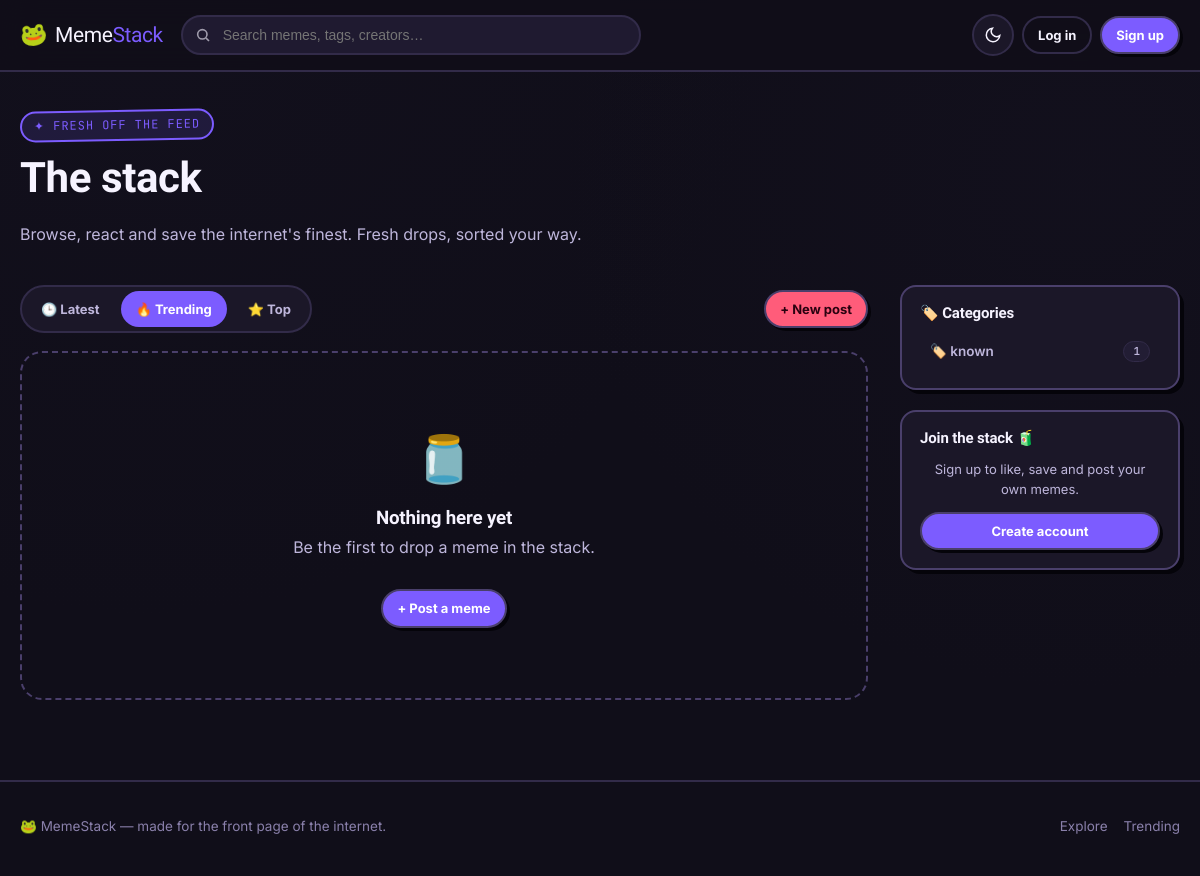
The page /?sort=trending on the database as committed earlier.
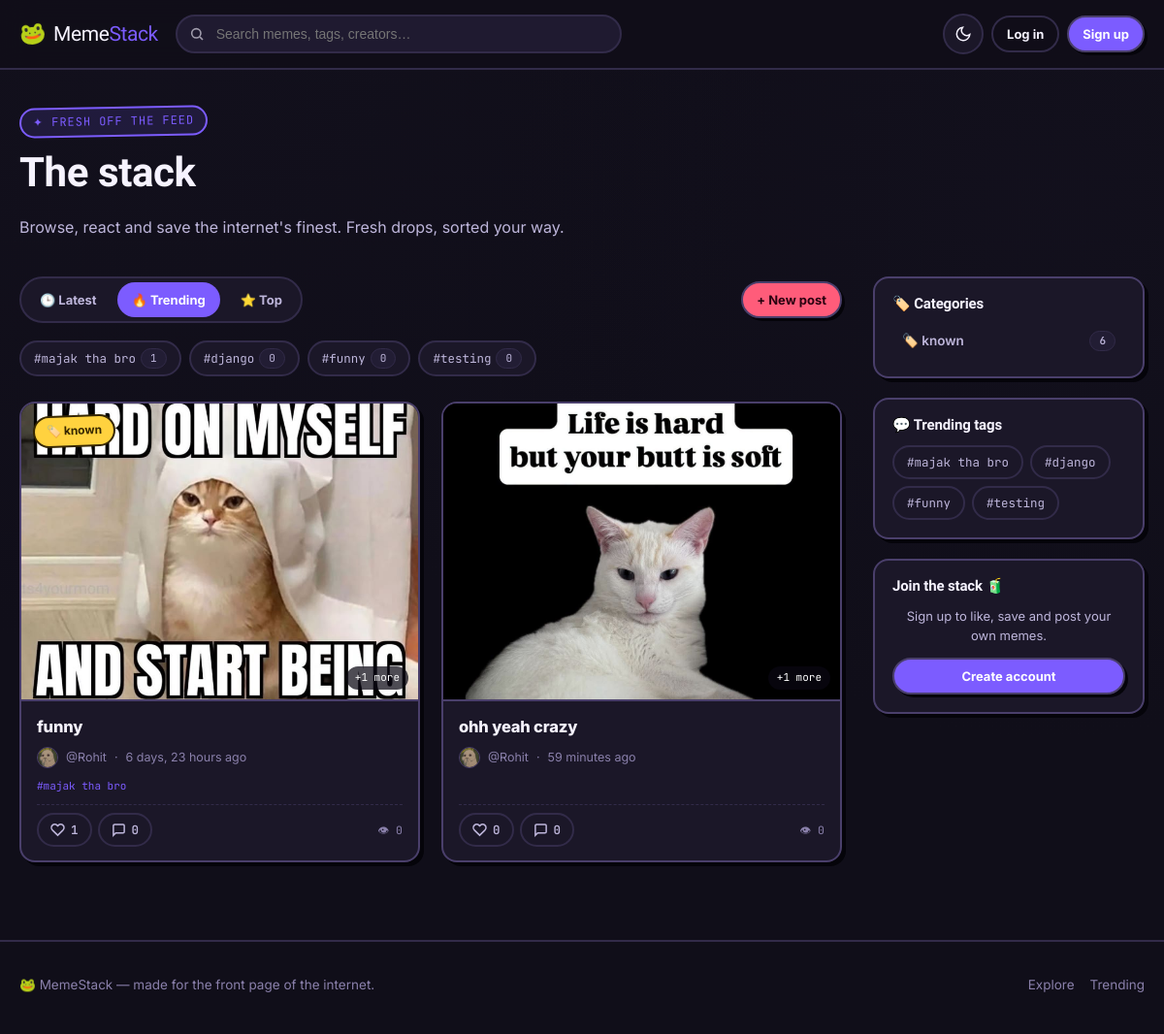
The same page on the database as committed later.
### blog/models.py (models this page shows, shortened)
class Category(models.Model):
    name = models.CharField(
        max_length=100,
        unique=True
    )
    icon = models.CharField(
        max_length=10,
        blank=True,
        default="🏷️",
        help_text="An emoji used as the category icon."
    )
    class Meta:
        verbose_name_plural = "Categories"
        ordering = ["name"]

class Tag(models.Model):
    name = models.CharField(
        max_length=50,
        unique=True
    )
    slug = models.SlugField(
        max_length=60,
        unique=True,
        blank=True
    )
    class Meta:
        ordering = ["name"]

class Post(models.Model):
    author = models.ForeignKey(
        User,
        on_delete=models.CASCADE,
        related_name="posts"
    )
    category = models.ForeignKey(
        Category,
        on_delete=models.SET_NULL,
        null=True,
        blank=True,
        related_name="posts"
    )
    tags = models.ManyToManyField(
        Tag,
        related_name="posts",
        blank=True
    )
    title = models.CharField(
        max_length=200
    )
    content = models.TextField()
    image = models.ImageField(
        upload_to="post_images/",
        blank=True,
        null=True
    )
    created_at = models.DateTimeField(
        auto_now_add=True
    )
    updated_at = models.DateTimeField(
        auto_now=True
    )
    likes = models.ManyToManyField(
        User,
        related_name="liked_posts",
        blank=True
    )
    saved_by = models.ManyToManyField(
        User,
        related_name="saved_posts",
        blank=True
    )
    views = models.PositiveIntegerField(
        default=0
    )
    class Meta:
        ordering = ["-created_at"]
    @property
    def like_count(self):
        return self.likes.count()
    @property
    def comment_count(self):
        return self.comments.count()

### users/models.py (models this page shows, shortened)
class Profile(models.Model):
    user = models.OneToOneField(
        User,
        on_delete=models.CASCADE
    )
    profile_image = models.ImageField(
        upload_to="profile_images/",
        default="profile_images/default.png",
        blank=True,
        null=True
    )
    banner_image = models.ImageField(
        upload_to="profile_banners/",
        blank=True,
        null=True
    )
    bio = models.TextField(blank=True)
    location = models.CharField(
        max_length=100,
        blank=True
    )
    website = models.URLField(blank=True)
    github = models.URLField(blank=True)
    linkedin = models.URLField(blank=True)
    created_at = models.DateTimeField(
        auto_now_add=True
    )
    updated_at = models.DateTimeField(
        auto_now=True
    )

### blog/views.py (the view, shortened to what this page needs)
# urls.py: path("", views.home, name="home"),
def home(request):
    query = request.GET.get("q", "").strip()
    sort = request.GET.get("sort", "latest")
    category_id = request.GET.get("category", "")
    posts = Post.objects.select_related("author", "author__profile", "category").prefetch_related(
        "tags", "likes", "saved_by", "media"
    )
    if category_id:
        posts = posts.filter(category_id=category_id)
    if sort == "top":
        posts = posts.annotate(like_total=Count("likes", distinct=True)).order_by(
            "-like_total", "-created_at"
        )
    elif sort == "trending":
        since = timezone.now() - timedelta(days=7)
        posts = posts.filter(created_at__gte=since).annotate(
            like_total=Count("likes", distinct=True)
        ).order_by("-like_total", "-created_at")
    elif sort == "following" and request.user.is_authenticated:
        following_ids = request.user.following.values_list("following_id", flat=True)
        posts = posts.filter(author_id__in=following_ids).order_by("-created_at")
    else:
        sort = "latest"
        posts = posts.order_by("-created_at")
    paginator = Paginator(posts, POSTS_PER_PAGE)
    page_number = request.GET.get("page")
    posts = paginator.get_page(page_number)
    trending_tags = Tag.objects.annotate(
        post_total=Count("posts")
    ).order_by("-post_total")[:10]
    context = {
        "title": "MemeStack",
        "posts": posts,
        "query": query,
        "sort": sort,
        "categories": Category.objects.all(),
        "selected_category": category_id,
        "trending_tags": trending_tags,
    }
    return render(request, "home.html", context)

### blog/templates/home.html (shortened to what this page needs)
{% extends "base.html" %}
{% block content %}
<div class="page-head">
    <span class="eyebrow">✦ fresh off the feed</span>
    <h1>
        {% if query %}Results for "{{ query }}"{% else %}The stack{% endif %}
    </h1>
    <p class="lead">
        {% if query %}
            {{ posts.paginator.count }} meme{{ posts.paginator.count|pluralize }} matching your search.
        {% else %}
            Browse, react and save the internet's finest. Fresh drops, sorted your way.
        {% endif %}
    </p>
</div>
<div class="feed-layout">
    <div>
        <div class="filter-bar">
            <div class="sort-tabs">
                <a href="?sort=latest{% if query %}&q={{ query }}{% endif %}{% if selected_category %}&category={{ selected_category }}{% endif %}" class="{% if sort == 'latest' %}is-active{% endif %}">🕒 Latest</a>
                <a href="?sort=trending{% if query %}&q={{ query }}{% endif %}{% if selected_category %}&category={{ selected_category }}{% endif %}" class="{% if sort == 'trending' %}is-active{% endif %}">🔥 Trending</a>
                <a href="?sort=top{% if query %}&q={{ query }}{% endif %}{% if selected_category %}&category={{ selected_category }}{% endif %}" class="{% if sort == 'top' %}is-active{% endif %}">⭐ Top</a>
            </div>
            <a href="{% url 'create_post' %}" class="btn btn-coral btn-sm">+ New post</a>
        </div>
        {% if trending_tags %}
            <div class="tag-row">
                {% for tag in trending_tags|slice:":8" %}
                    <a href="{% url 'tag_posts' tag.slug %}" class="chip">#{{ tag.name }} <span class="badge-count">{{ tag.post_total }}</span></a>
                {% endfor %}
            </div>
        {% endif %}
        {% if posts %}
            <div class="feed-grid">
                {% for post in posts %}
                    {% include "partials/post_card.html" %}
                {% endfor %}
            </div>
        {% else %}
            <div class="empty-state">
                <span class="emoji">
                    {% if sort == 'following' %}👀{% else %}🫙{% endif %}
                </span>
                <h3>
                    {% if query %}No memes found{% elif sort == 'following' %}Your following feed is empty{% else %}Nothing here yet{% endif %}
                </h3>
                <p>
                    {% if query %}
                        Try a different search term or browse the latest instead.
                    {% elif sort == 'following' %}
                        Follow some creators to see their memes here.
                    {% else %}
                        Be the first to drop a meme in the stack.
                    {% endif %}
                </p>
                <a href="{% url 'create_post' %}" class="btn btn-primary btn-sm" style="margin-top:14px;">+ Post a meme</a>
            </div>
        {% endif %}
    </div>
    <aside class="sidebar">
        <div class="sidebar-card sticker">
            <h3>🏷️ Categories</h3>
            <div class="category-list">
                {% for category in categories %}
                    <a href="{% url 'category_posts' category.id %}">
                        <span>{{ category.icon }} {{ category.name }}</span>
                        <span class="badge-count">{{ category.posts.count }}</span>
                    </a>
                {% empty %}
                    <p class="text-faint" style="font-size:13px;">No categories yet.</p>
                {% endfor %}
            </div>
        </div>
        {% if trending_tags %}
            <div class="sidebar-card sticker">
                <h3>💬 Trending tags</h3>
                <div class="tag-cloud">
                    {% for tag in trending_tags %}
                        <a href="{% url 'tag_posts' tag.slug %}" class="chip">#{{ tag.name }}</a>
                    {% endfor %}
                </div>
            </div>
        {% endif %}
        {% if not user.is_authenticated %}
            <div class="sidebar-card sticker" style="text-align:center;">
                <h3>Join the stack 🧃</h3>
                <p class="text-soft" style="font-size:13px;">Sign up to like, save and post your own memes.</p>
                <a href="{% url 'register' %}" class="btn btn-primary btn-block btn-sm">Create account</a>
            </div>
        {% endif %}
    </aside>
</div>
{% endblock %}

### blog/templates/partials/post_card.html (shortened to what this page needs)
{% load static %}
<article class="post-card sticker sticker--interactive" data-post-card>
    <a class="post-card-media" href="{% url 'post_detail' post.id %}">
        {% if post.image %}
            <img src="{{ post.image.url }}" alt="{{ post.title }}" loading="lazy">
        {% else %}
            <div class="no-image">🖼️</div>
        {% endif %}
        {% if post.category %}
            <span class="post-card-badge">
                <span class="badge-category">{{ post.category.icon }} {{ post.category.name }}</span>
            </span>
        {% endif %}
        {% if post.media.count %}
            <span class="media-count">+{{ post.media.count }} more</span>
        {% endif %}
    </a>
    <div class="post-card-body">
        <h3 class="post-card-title">
            <a href="{% url 'post_detail' post.id %}">{{ post.title }}</a>
        </h3>
        <div class="post-card-meta">
            <img src="{{ post.author.profile.profile_image.url }}" alt="">
            <a href="{% url 'public_profile' post.author.username %}">@{{ post.author.username }}</a>
            <span>·</span>
            <span>{{ post.created_at|timesince }} ago</span>
        </div>
        {% if post.tags.all %}
            <div class="post-card-tags">
                {% for tag in post.tags.all|slice:":3" %}
                    <a href="{% url 'tag_posts' tag.slug %}">#{{ tag.name }}</a>
                {% endfor %}
            </div>
        {% endif %}
        <div class="post-card-footer">
            <div class="stamp-row">
                {% if user.is_authenticated %}
                    <button
                        type="button"
                        class="stamp-btn {% if user in post.likes.all %}is-active{% endif %}"
                        data-like-url="{% url 'like_post' post.id %}"
                        data-post-id="{{ post.id }}"
                        aria-label="Like this post"
                    >
                        <svg viewBox="0 0 24 24" fill="none" stroke="currentColor" stroke-width="2.4"><path d="M20.8 4.6a5.5 5.5 0 0 0-7.8 0L12 5.6l-1-1a5.5 5.5 0 0 0-7.8 7.8l1 1L12 21l7.8-7.6 1-1a5.5 5.5 0 0 0 0-7.8Z"/></svg>
                        <span data-like-count="{{ post.id }}">{{ post.like_count }}</span>
                    </button>
                {% else %}
                    <a href="{% url 'login' %}" class="stamp-btn" aria-label="Log in to like">
                        <svg viewBox="0 0 24 24" fill="none" stroke="currentColor" stroke-width="2.4"><path d="M20.8 4.6a5.5 5.5 0 0 0-7.8 0L12 5.6l-1-1a5.5 5.5 0 0 0-7.8 7.8l1 1L12 21l7.8-7.6 1-1a5.5 5.5 0 0 0 0-7.8Z"/></svg>
                        <span>{{ post.like_count }}</span>
                    </a>
                {% endif %}
                <a href="{% url 'post_detail' post.id %}#comments" class="stamp-btn" aria-label="View comments">
                    <svg viewBox="0 0 24 24" fill="none" stroke="currentColor" stroke-width="2.4"><path d="M21 15a2 2 0 0 1-2 2H7l-4 4V5a2 2 0 0 1 2-2h14a2 2 0 0 1 2 2Z"/></svg>
                    <span>{{ post.comment_count }}</span>
                </a>
            </div>
            <span class="text-faint mono" style="font-size:11.5px;">👁 {{ post.views }}</span>
        </div>
    </div>
</article>

Rows that differ between the two databases and show on the page:
added Tag: name "majak tha bro", post_total "1"
added Tag: name "django", post_total "0"
added Tag: name "funny", post_total "0"
added Tag: name "testing", post_total "0"
added Post: image (picture), category.icon "🏷️", category.name "known", media.count "1", title "funny", author.profile.profile_image (picture), author.username "Rohit", created_at "6 days, 23 hours", like_count "1", comment_count "0", views "0"
added Post: image (picture), media.count "1", title "ohh yeah crazy", author.profile.profile_image (picture), author.username "Rohit", created_at "59 minutes", like_count "0", comment_count "0", views "0"
computed for Category "known": posts.count "1" → "6"
Other text that changed with them:
text no longer shown: "🫙 Nothing here yet Be the first to drop a meme in the stack. + Post a meme"
text now shown: "💬 Trending tags"
